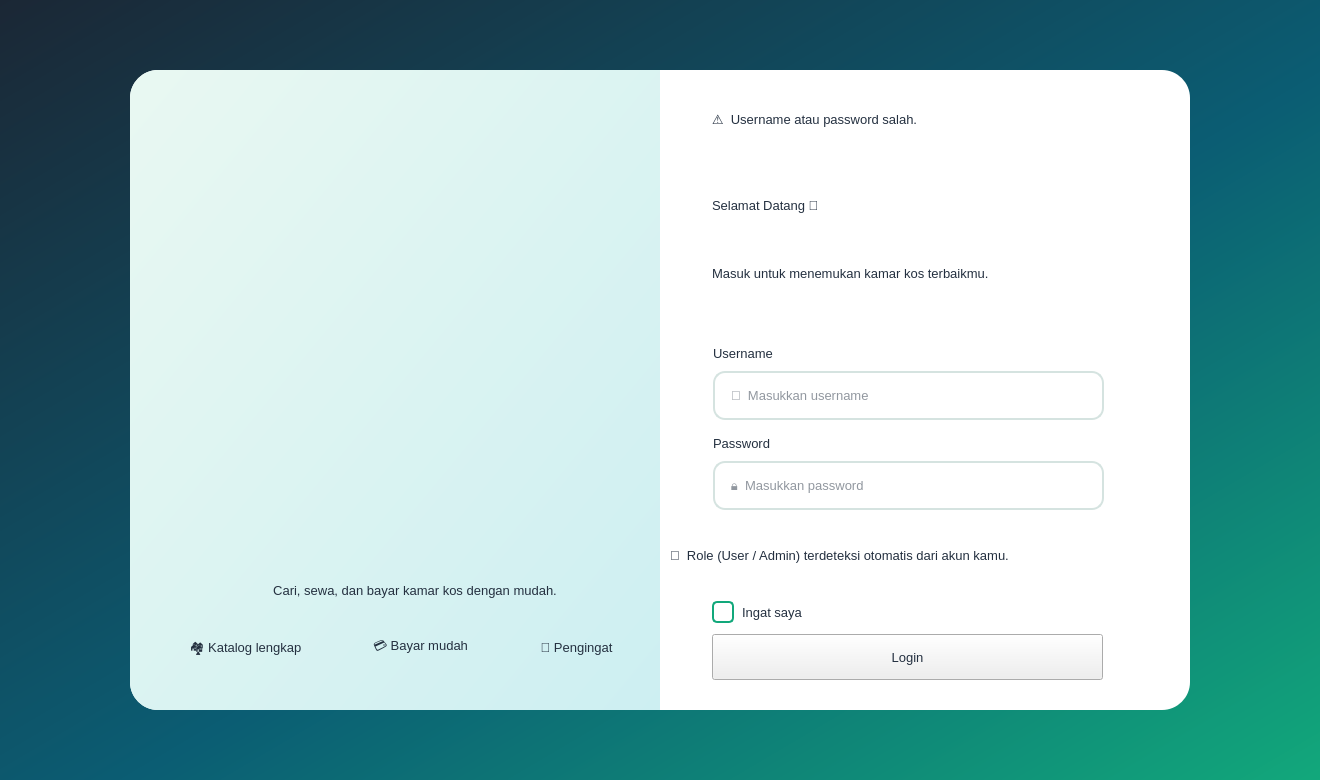
<?xml version="1.0" encoding="UTF-8"?>
<ui version="4.0">
 <class>Win_login</class>
 <widget class="QMainWindow" name="Win_login">
  <property name="geometry">
   <rect>
    <x>0</x>
    <y>0</y>
    <width>1320</width>
    <height>780</height>
   </rect>
  </property>
  <property name="minimumSize">
   <size>
    <width>1180</width>
    <height>700</height>
   </size>
  </property>
  <property name="windowTitle">
   <string>KOSTAY - Login</string>
  </property>
  <property name="styleSheet">
   <string notr="true">
* { font-family: 'Segoe UI', 'Inter', sans-serif; font-size: 10pt; color: #243040; }
QMainWindow, QWidget#centralwidget { background: #F4F8F7; }
QLabel { background: transparent; }
QCheckBox { background: transparent; spacing: 8px; }
QScrollArea { background: transparent; border: none; }

QFrame#loginShell { background: #FFFFFF; border-radius: 28px; }
QFrame#brandPanel { background: qlineargradient(x1:0,y1:0,x2:1,y2:1, stop:0 #E9F8F2, stop:1 #CDEFF2); border-top-left-radius: 28px; border-bottom-left-radius: 28px; }
QWidget#centralwidgetLogin { background: qlineargradient(x1:0,y1:0,x2:1,y2:1, stop:0 #1B2735, stop:0.55 #0B5D73, stop:1 #12A87B); }

QFrame#sidebarUser, QFrame#sidebarAdmin { background: qlineargradient(x1:0,y1:0,x2:0,y2:1, stop:0 #1B2735, stop:1 #0B5D73); }
QFrame#sidebarUser QLabel, QFrame#sidebarAdmin QLabel { color: #FFFFFF; }
QFrame#logoCard { background: #FFFFFF; border-radius: 18px; }
QLabel[role=&quot;roleBadge&quot;] { background: #F7A823; color: #1B2735; border-radius: 10px; padding: 4px 12px; font-weight: 800; letter-spacing: 2px; }
QFrame#sidebarUser QLabel[role=&quot;roleBadge&quot;], QFrame#sidebarAdmin QLabel[role=&quot;roleBadge&quot;] { color: #1B2735; }
QLabel[role=&quot;menuHint&quot;] { color: #9FC3CB; font-size: 9pt; }
QPushButton[nav=&quot;true&quot;] { color: #CFE3E6; text-align: left; padding: 13px 18px; border: none; border-radius: 12px; font-weight: 600; background: transparent; }
QPushButton[nav=&quot;true&quot;]:hover { background: rgba(255,255,255,0.10); color: #FFFFFF; }
QPushButton[nav=&quot;true&quot;]:checked { background: qlineargradient(x1:0,y1:0,x2:1,y2:0, stop:0 #12A87B, stop:1 #2DBE7E); color: #FFFFFF; }
QPushButton[nav=&quot;logout&quot;] { color: #FFD9A0; text-align: left; padding: 12px 18px; border: 1px solid rgba(247,168,35,0.7); border-radius: 12px; font-weight: 700; background: transparent; }
QPushButton[nav=&quot;logout&quot;]:hover { background: #F7A823; color: #1B2735; }

QFrame[card=&quot;white&quot;] { background: #FFFFFF; border: 1px solid #E1ECE9; border-radius: 18px; }
QFrame[card=&quot;mint&quot;] { background: qlineargradient(x1:0,y1:0,x2:1,y2:1, stop:0 #E3F7EF, stop:1 #D2EEF3); border: none; border-radius: 18px; }
QFrame[card=&quot;green&quot;] { background: qlineargradient(x1:0,y1:0,x2:1,y2:1, stop:0 #12A87B, stop:1 #2DBE7E); border-radius: 18px; }
QFrame[card=&quot;navy&quot;] { background: qlineargradient(x1:0,y1:0,x2:1,y2:1, stop:0 #1B2735, stop:1 #0B5D73); border-radius: 18px; }
QFrame[card=&quot;orange&quot;] { background: qlineargradient(x1:0,y1:0,x2:1,y2:1, stop:0 #F7A823, stop:1 #FFC857); border-radius: 18px; }
QFrame[card=&quot;teal&quot;] { background: qlineargradient(x1:0,y1:0,x2:1,y2:1, stop:0 #0B5D73, stop:1 #12A87B); border-radius: 18px; }
QFrame[card=&quot;green&quot;] QLabel, QFrame[card=&quot;navy&quot;] QLabel, QFrame[card=&quot;teal&quot;] QLabel { color: #FFFFFF; }
QFrame[card=&quot;orange&quot;] QLabel { color: #1B2735; }

QLabel[role=&quot;title&quot;] { font-size: 22pt; font-weight: 800; color: #1B2735; }
QLabel[role=&quot;subtitle&quot;] { font-size: 10.5pt; color: #6B7B8C; }
QLabel[role=&quot;section&quot;] { font-size: 13pt; font-weight: 700; color: #1B2735; }
QLabel[role=&quot;statlabel&quot;] { font-size: 10pt; font-weight: 600; }
QLabel[role=&quot;statvalue&quot;] { font-size: 22pt; font-weight: 800; }
QLabel[role=&quot;statsub&quot;] { font-size: 9pt; }
QLabel[role=&quot;price&quot;] { font-size: 14pt; font-weight: 800; color: #12A87B; }
QLabel[role=&quot;roomname&quot;] { font-size: 12pt; font-weight: 700; color: #1B2735; }
QLabel[role=&quot;muted&quot;] { color: #6B7B8C; }
QLabel[role=&quot;error&quot;] { background: #FDECEC; color: #D64545; border-radius: 10px; padding: 8px 12px; font-weight: 600; }
QLabel[role=&quot;fieldlabel&quot;] { font-weight: 600; color: #1B2735; }
QLabel[role=&quot;emoji&quot;] { font-size: 40pt; }
QLabel[role=&quot;chip_mint&quot;] { background: #DFF5EC; color: #0B6B55; border-radius: 12px; padding: 6px 12px; font-weight: 600; }
QLabel[role=&quot;chip_green&quot;] { background: #12A87B; color: #FFFFFF; border-radius: 12px; padding: 5px 12px; font-weight: 700; }
QLabel[role=&quot;chip_orange&quot;] { background: #FFF0D2; color: #A8680A; border-radius: 12px; padding: 5px 12px; font-weight: 700; }
QLabel[role=&quot;chip_navy&quot;] { background: #E4EAF0; color: #1B2735; border-radius: 12px; padding: 5px 12px; font-weight: 700; }
QFrame[card=&quot;roomimg&quot;] { background: qlineargradient(x1:0,y1:0,x2:1,y2:1, stop:0 #D9F3EA, stop:1 #BFE6EE); border-radius: 14px; border: none; }
QFrame[card=&quot;roomimg&quot;] QLabel { color: #0B5D73; }

QPushButton[variant=&quot;primary&quot;] { background: qlineargradient(x1:0,y1:0,x2:1,y2:0, stop:0 #0B5D73, stop:1 #12A87B); color: #FFFFFF; border: none; border-radius: 12px; padding: 11px 22px; font-weight: 700; }
QPushButton[variant=&quot;primary&quot;]:hover { background: qlineargradient(x1:0,y1:0,x2:1,y2:0, stop:0 #0E7390, stop:1 #1FC490); }
QPushButton[variant=&quot;accent&quot;] { background: #F7A823; color: #1B2735; border: none; border-radius: 12px; padding: 11px 22px; font-weight: 700; }
QPushButton[variant=&quot;accent&quot;]:hover { background: #FFB93F; }
QPushButton[variant=&quot;danger&quot;] { background: #FDECEC; color: #D64545; border: 1px solid #F5BCBC; border-radius: 12px; padding: 11px 22px; font-weight: 700; }
QPushButton[variant=&quot;danger&quot;]:hover { background: #D64545; color: #FFFFFF; }
QPushButton[variant=&quot;ghost&quot;] { background: transparent; color: #0B5D73; border: 1.5px solid #0B5D73; border-radius: 12px; padding: 10px 22px; font-weight: 700; }
QPushButton[variant=&quot;ghost&quot;]:hover { background: #0B5D73; color: #FFFFFF; }
QPushButton[variant=&quot;link&quot;] { background: transparent; color: #12A87B; border: none; font-weight: 700; }
QPushButton[variant=&quot;link&quot;]:hover { color: #0B5D73; text-decoration: underline; }

QLineEdit, QComboBox, QSpinBox, QDateEdit, QTextEdit { background: #FFFFFF; border: 1.5px solid #D5E3E0; border-radius: 12px; padding: 10px 14px; selection-background-color: #12A87B; }
QLineEdit:focus, QComboBox:focus, QSpinBox:focus, QDateEdit:focus, QTextEdit:focus { border: 1.5px solid #12A87B; }
QComboBox::drop-down, QDateEdit::drop-down { border: none; width: 28px; }
QCheckBox::indicator { width: 18px; height: 18px; border-radius: 5px; border: 1.5px solid #12A87B; background: #FFFFFF; }
QCheckBox::indicator:checked { background: #12A87B; }

QTableWidget { background: #FFFFFF; border: 1px solid #E1ECE9; border-radius: 14px; gridline-color: transparent; alternate-background-color: #F4FAF8; selection-background-color: #D9F3EA; selection-color: #1B2735; }
QTableWidget::item { padding: 10px; border: none; }
QHeaderView::section { background: #1B2735; color: #FFFFFF; padding: 12px 10px; border: none; font-weight: 700; }
QListWidget { background: #FFFFFF; border: 1px solid #E1ECE9; border-radius: 14px; padding: 8px; }
QListWidget::item { padding: 14px; border-bottom: 1px solid #EEF3F2; border-radius: 10px; }
QListWidget::item:selected { background: #D9F3EA; color: #1B2735; }
QProgressBar { background: rgba(255,255,255,0.25); border: none; border-radius: 6px; }
QProgressBar::chunk { background: #F7A823; border-radius: 6px; }
QFrame[card=&quot;white&quot;] QProgressBar { background: #E1ECE9; }
QFrame[card=&quot;white&quot;] QProgressBar::chunk { background: #12A87B; }
QScrollBar:vertical { background: transparent; width: 10px; }
QScrollBar::handle:vertical { background: #BFD6D1; border-radius: 5px; min-height: 30px; }
QScrollBar::add-line:vertical, QScrollBar::sub-line:vertical { height: 0; }
</string>
  </property>
  <widget class="QWidget" name="centralwidget">
   <property name="styleSheet">
    <string notr="true">QWidget#centralwidget { background: qlineargradient(x1:0,y1:0,x2:1,y2:1, stop:0 #1B2735, stop:0.55 #0B5D73, stop:1 #12A87B); }</string>
   </property>
   <property name="login" stdset="0">
    <string>1</string>
   </property>
   <widget class="QFrame" name="loginShell">
    <property name="geometry">
     <rect>
      <x>130</x>
      <y>70</y>
      <width>1060</width>
      <height>640</height>
     </rect>
    </property>
    <property name="maximumSize">
     <size>
      <width>1060</width>
      <height>640</height>
     </size>
    </property>
    <layout class="QHBoxLayout" name="lay27" stretch="0,0">
     <property name="spacing">
      <number>0</number>
     </property>
     <property name="leftMargin">
      <number>0</number>
     </property>
     <property name="topMargin">
      <number>0</number>
     </property>
     <property name="rightMargin">
      <number>0</number>
     </property>
     <property name="bottomMargin">
      <number>0</number>
     </property>
     <item>
      <widget class="QFrame" name="brandPanel">
       <widget class="QLabel" name="label10">
        <property name="geometry">
         <rect>
          <x>60</x>
          <y>490</y>
          <width>450</width>
          <height>60</height>
         </rect>
        </property>
        <property name="text">
         <string>Cari, sewa, dan bayar kamar kos dengan mudah.</string>
        </property>
        <property name="alignment">
         <set>Qt::AlignCenter</set>
        </property>
        <property name="wordWrap">
         <bool>true</bool>
        </property>
        <property name="role" stdset="0">
         <string>section</string>
        </property>
       </widget>
       <widget class="QLabel" name="label3">
        <property name="geometry">
         <rect>
          <x>130</x>
          <y>30</y>
          <width>300</width>
          <height>209</height>
         </rect>
        </property>
        <property name="minimumSize">
         <size>
          <width>300</width>
          <height>209</height>
         </size>
        </property>
        <property name="maximumSize">
         <size>
          <width>300</width>
          <height>209</height>
         </size>
        </property>
        <property name="text">
         <string/>
        </property>
        <property name="pixmap">
         <pixmap>C:/Users/REDMI/Downloads/kostay ui terbaru/images/logo.png</pixmap>
        </property>
        <property name="scaledContents">
         <bool>true</bool>
        </property>
       </widget>
       <widget class="QLabel" name="label7">
        <property name="geometry">
         <rect>
          <x>210</x>
          <y>260</y>
          <width>167</width>
          <height>230</height>
         </rect>
        </property>
        <property name="minimumSize">
         <size>
          <width>167</width>
          <height>230</height>
         </size>
        </property>
        <property name="maximumSize">
         <size>
          <width>167</width>
          <height>230</height>
         </size>
        </property>
        <property name="text">
         <string/>
        </property>
        <property name="pixmap">
         <pixmap>C:/Users/REDMI/Downloads/kostay ui terbaru/images/mascot_2.png</pixmap>
        </property>
        <property name="scaledContents">
         <bool>true</bool>
        </property>
       </widget>
       <widget class="QLabel" name="label12">
        <property name="geometry">
         <rect>
          <x>210</x>
          <y>560</y>
          <width>161</width>
          <height>35</height>
         </rect>
        </property>
        <property name="text">
         <string>💳 Bayar mudah</string>
        </property>
        <property name="alignment">
         <set>Qt::AlignCenter</set>
        </property>
        <property name="role" stdset="0">
         <string>chip_mint</string>
        </property>
       </widget>
       <widget class="QLabel" name="label13">
        <property name="geometry">
         <rect>
          <x>380</x>
          <y>560</y>
          <width>133</width>
          <height>35</height>
         </rect>
        </property>
        <property name="text">
         <string>🔔 Pengingat</string>
        </property>
        <property name="alignment">
         <set>Qt::AlignCenter</set>
        </property>
        <property name="role" stdset="0">
         <string>chip_mint</string>
        </property>
       </widget>
       <widget class="QLabel" name="label11">
        <property name="geometry">
         <rect>
          <x>20</x>
          <y>562</y>
          <width>191</width>
          <height>35</height>
         </rect>
        </property>
        <property name="text">
         <string>🏘️ Katalog lengkap</string>
        </property>
        <property name="alignment">
         <set>Qt::AlignCenter</set>
        </property>
        <property name="role" stdset="0">
         <string>chip_mint</string>
        </property>
       </widget>
      </widget>
     </item>
     <item>
      <widget class="QFrame" name="loginForm17">
       <widget class="QLabel" name="lblWelcome">
        <property name="geometry">
         <rect>
          <x>52</x>
          <y>110</y>
          <width>346</width>
          <height>50</height>
         </rect>
        </property>
        <property name="text">
         <string>Selamat Datang 👋</string>
        </property>
        <property name="role" stdset="0">
         <string>title</string>
        </property>
       </widget>
       <widget class="QLabel" name="label19">
        <property name="geometry">
         <rect>
          <x>52</x>
          <y>191</y>
          <width>381</width>
          <height>25</height>
         </rect>
        </property>
        <property name="text">
         <string>Masuk untuk menemukan kamar kos terbaikmu.</string>
        </property>
        <property name="role" stdset="0">
         <string>subtitle</string>
        </property>
       </widget>
       <widget class="QLabel" name="lblRoleHint">
        <property name="geometry">
         <rect>
          <x>10</x>
          <y>450</y>
          <width>471</width>
          <height>70</height>
         </rect>
        </property>
        <property name="text">
         <string>🔐  Role (User / Admin) terdeteksi otomatis dari akun kamu.</string>
        </property>
        <property name="role" stdset="0">
         <string>muted</string>
        </property>
       </widget>
       <widget class="QLabel" name="lblError">
        <property name="geometry">
         <rect>
          <x>52</x>
          <y>30</y>
          <width>391</width>
          <height>39</height>
         </rect>
        </property>
        <property name="visible">
         <bool>true</bool>
        </property>
        <property name="text">
         <string>⚠️  Username atau password salah.</string>
        </property>
        <property name="role" stdset="0">
         <string>error</string>
        </property>
       </widget>
       <widget class="QCheckBox" name="chkRemember">
        <property name="geometry">
         <rect>
          <x>52</x>
          <y>531</y>
          <width>108</width>
          <height>23</height>
         </rect>
        </property>
        <property name="text">
         <string>Ingat saya</string>
        </property>
       </widget>
       <widget class="QPushButton" name="btnLogin">
        <property name="geometry">
         <rect>
          <x>52</x>
          <y>564</y>
          <width>391</width>
          <height>46</height>
         </rect>
        </property>
        <property name="minimumSize">
         <size>
          <width>0</width>
          <height>46</height>
         </size>
        </property>
        <property name="cursor">
         <cursorShape>PointingHandCursor</cursorShape>
        </property>
        <property name="text">
         <string>Login</string>
        </property>
        <property name="variant" stdset="0">
         <string>primary</string>
        </property>
       </widget>
       <widget class="QLabel" name="label21">
        <property name="geometry">
         <rect>
          <x>53</x>
          <y>272</y>
          <width>79</width>
          <height>23</height>
         </rect>
        </property>
        <property name="text">
         <string>Username</string>
        </property>
        <property name="role" stdset="0">
         <string>fieldlabel</string>
        </property>
       </widget>
       <widget class="QLineEdit" name="txtUsername">
        <property name="geometry">
         <rect>
          <x>53</x>
          <y>301</y>
          <width>391</width>
          <height>49</height>
         </rect>
        </property>
        <property name="placeholderText">
         <string>👤  Masukkan username</string>
        </property>
       </widget>
       <widget class="QLabel" name="label23">
        <property name="geometry">
         <rect>
          <x>53</x>
          <y>362</y>
          <width>75</width>
          <height>23</height>
         </rect>
        </property>
        <property name="text">
         <string>Password</string>
        </property>
        <property name="role" stdset="0">
         <string>fieldlabel</string>
        </property>
       </widget>
       <widget class="QLineEdit" name="txtPassword">
        <property name="geometry">
         <rect>
          <x>53</x>
          <y>391</y>
          <width>391</width>
          <height>49</height>
         </rect>
        </property>
        <property name="echoMode">
         <enum>QLineEdit::Password</enum>
        </property>
        <property name="placeholderText">
         <string>🔒  Masukkan password</string>
        </property>
       </widget>
      </widget>
     </item>
    </layout>
   </widget>
  </widget>
 </widget>
 <resources/>
 <connections/>
</ui>
